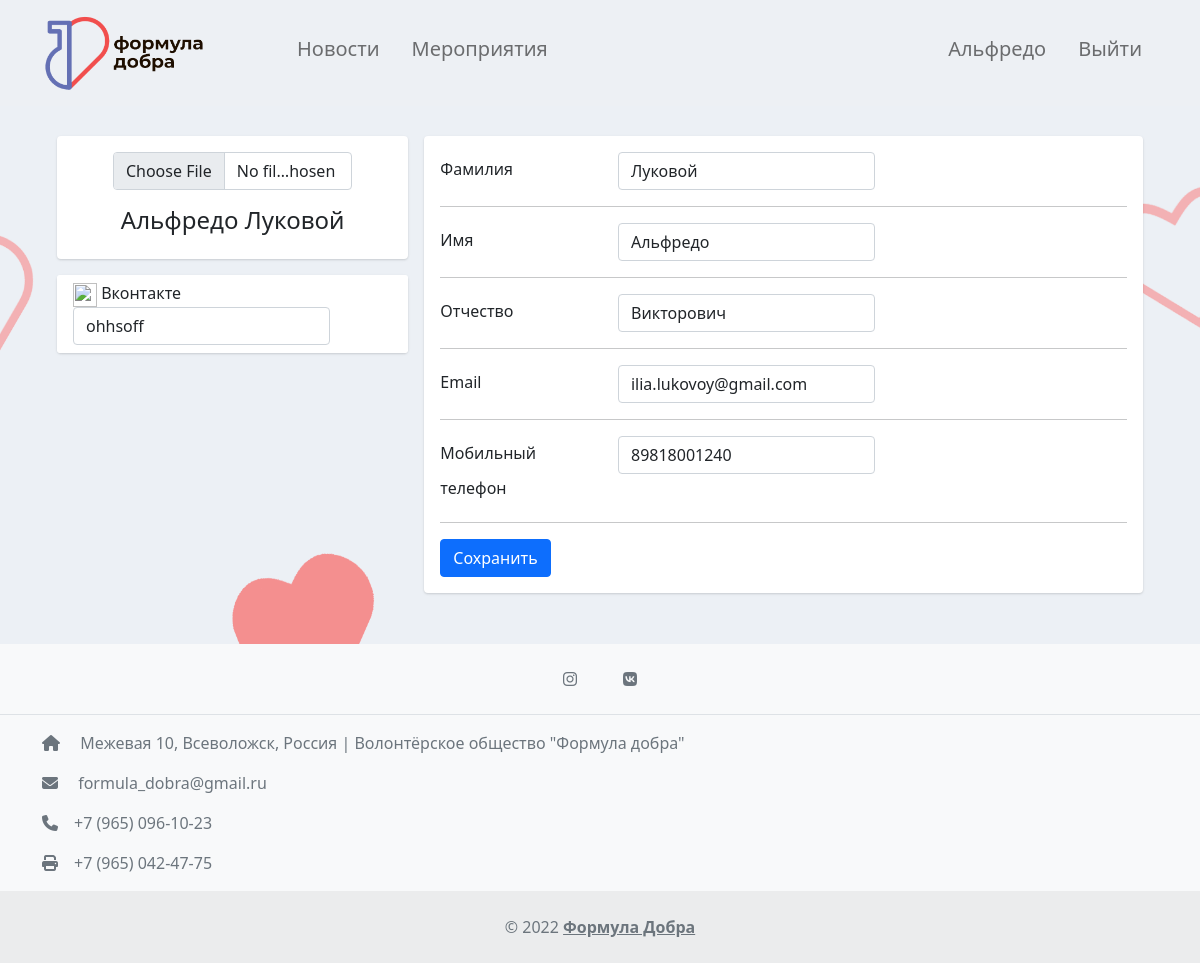
/profile/update/1/ (signed in), run on an earlier commit of the app's database.
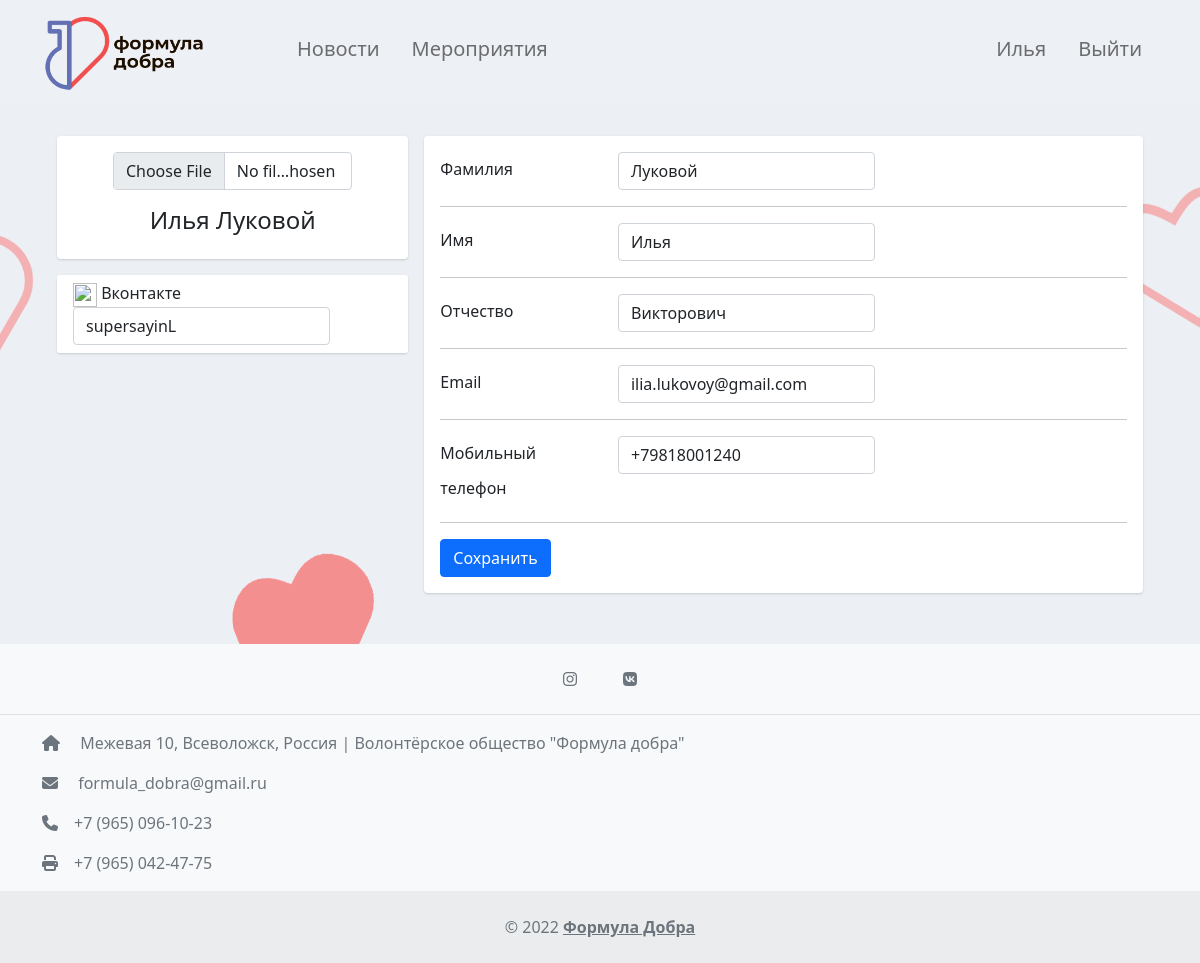
And on a later commit of the database.
### accounts/models.py (models this page shows, shortened)
class CustomUser(AbstractBaseUser, PermissionsMixin):
    first_name = models.CharField(max_length=50, blank=True, null=True, verbose_name='Имя')
    last_name = models.CharField(max_length=50, blank=True, null=True, verbose_name='Фамилия')
    patronymic = models.CharField(max_length=50, blank=True, null=True, verbose_name='Отчество')
    phone = models.CharField(max_length=50, blank=True, null=True,default='', verbose_name='Номер телефона')
    vk_link = models.CharField(max_length=200, blank=True, null=True,default='', verbose_name='Ссылка на профиль VK')
    email = models.EmailField(_('email address'), unique=True)
    is_staff = models.BooleanField(default=False, verbose_name='Модератор?')
    is_active = models.BooleanField(default=True, verbose_name='Активный?')
    date_joined = models.DateTimeField(default=timezone.now)
    avatar = models.ImageField(upload_to='photos/avatar/%Y/%m/%d', blank=True, verbose_name='Аватар')
    USERNAME_FIELD = 'email'
    REQUIRED_FIELDS = []
    objects = CustomUserManager()
    class Meta:
        verbose_name = 'Пользователи'
        verbose_name_plural = 'Пользователи'

### accounts/views.py (the view)
# urls.py: path('profile/update/<int:id>/', profile_update, name='profile_update')
def profile_update(request,id):
    try:
        form = CustomUser.objects.get(id=id)
        if request.method == 'POST':
            form.first_name = request.POST.get('first_name')
            form.last_name = request.POST.get('last_name')
            form.patronymic = request.POST.get('patronymic')
            form.email = request.POST.get('email')
            form.phone = request.POST.get('phone')
            form.vk_link = request.POST.get('vk_link')
            form.avatar = request.FILES.get('avatar')
            form.save()
            return HttpResponseRedirect("/profile")
        else:
            return render(request, 'accounts/profile_update.html', {"form": form})
    except CustomUser.DoesNotExist:
        return HttpResponseNotFound("<h2>Person not found</h2>")

### templates/accounts/profile_update.html (shortened to what the changed rows need)
{% extends 'base.html' %}
{% block content %}
    {% if request.user.is_authenticated %}
        <form method="POST" enctype="multipart/form-data">
<div class="container">
    <div class="main-body" style="padding-top: 30px">
          <div class="row gutters-sm">
            <div class="col-md-4 mb-3">
              <div class="card">
                <div class="card-body">
                  <div class="d-flex flex-column align-items-center text-center">
                      <div class="col-sm-9 text-secondary">
                            <input class="form-control" type="file" name="avatar" value="{{form.avatar}}">
                    </div>
                    <div class="mt-3">
                      <h4>{{ user.first_name }} {{ user.last_name }}</h4>
                    </div>
                  </div>
                </div>
              </div>
              <div class="card mt-3">
                <ul class="list-group list-group-flush">
                  <li class="list-group-item d-flex justify-content-between align-items-center flex-wrap">
                    <h6 class="mb-0"><img src="https://upload.wikimedia.org/wikipedia/commons/2/21/VK.com-logo.svg" width="24" height="24" viewBox="0 0 24 24" fill="none" stroke="currentColor" stroke-width="2" stroke-linecap="round" stroke-linejoin="round" class="feather feather-globe mr-2 icon-inline" alt=""> Вконтакте</h6>
                    <label>
                            <input type="text" class="form-control" name="vk_link" value="{{form.vk_link}}" />
                        </label>
                  </li>
                </ul>
              </div>
            </div>
            <div class="col-md-8">
              <div class="card mb-3">
                <div class="card-body">
                  <div class="row">
                    <div class="col-sm-3">
                      <h6 class="mb-0 " style="line-height:35px">Фамилия</h6>
                    </div>
                    <div class="col-sm-9 text-secondary">
                        <label>
                            <input class="form-control" type="text" name="last_name" value="{{form.last_name}}" />
                        </label>
                    </div>
                  </div>
                    <hr>
                  <div class="row">
                    <div class="col-sm-3">
                      <h6 class="mb-0 " style="line-height:35px">Имя</h6>
                    </div>
                    <div class="col-sm-9 text-secondary">
                      <label>
                            <input type="text" class="form-control" name="first_name" value="{{form.first_name}}" />
                        </label>
                    </div>
                  </div>
                    <hr>
                  <div class="row">
                    <div class="col-sm-3">
                      <h6 class="mb-0" style="line-height:35px">Отчество</h6>
                    </div>
                    <div class="col-sm-9 text-secondary">
                       <label>
                            <input type="text" class="form-control" name="patronymic" value="{{form.patronymic}}" />
                        </label>
                    </div>
                  </div>
                  <hr>
                  <div class="row">
                    <div class="col-sm-3">
                      <h6 class="mb-0" style="line-height:35px">Email</h6>
                    </div>
                    <div class="col-sm-9 text-secondary">
                        <label>
                            <input type="text" class="form-control" name="email" value="{{form.email}}" />
                        </label>
                    </div>
                  </div>
                  <hr>
                  <div class="row">
                    <div class="col-sm-3">
                      <h6 class="mb-0" style="line-height:35px">Мобильный телефон</h6>
                    </div>
                    <div class="col-sm-9 text-secondary">
                      <label>
                            <input type="text" class="form-control" name="phone" value="{{form.phone}}" />
                        </label>
                    </div>
                  </div>
                  <hr>
                  <div class="row">
                    <div class="col-sm-12">
                      <button class="btn btn-primary " type="submit" href="">Сохранить</button>
                    </div>
                  </div>
                </div>
              </div>
            </div>
          </div>
        </div>
    </div>
        </form>
    {% endif %}
{% endblock %}

### templates/base.html (shortened to what this page needs)
{% load static %}
<!doctype html>
<html lang="en">
  <head>
    <link href="https://cdn.jsdelivr.net/npm/bootstrap@5.1.3/dist/css/bootstrap.min.css" rel="stylesheet">
  </head>
  <body>
    <nav class="navbar navbar-expand-lg navbar-light " style="background-color: #edf0f4;">
    <div class="container">
        <a  class="navbar-brand" href="/"><img class="bi me-2" width="165" height="80" role="img" aria-label="Bootstrap" src ="{% static 'navlogo.png' %}"></a>
        <div class="collapse navbar-collapse justify-content-start"  id="navbarSupportedContent">
                    <ul class="navbar-nav mr-auto " style="margin-left: 50px">
                            <li class="nav-item "><a href="{% url 'news' %}" class="nav-link px-3  link-dark h5">Новости</a></li>
                            <li class="nav-item "><a href="{% url 'events' %}" class="nav-link px-3 link-dark h5">Мероприятия</a></li>
                    </ul>
        </div>
        <div class="collapse navbar-collapse justify-content-end"  id="navbarSupportedContent">
                    <ul class="navbar-nav mr-auto " >
                        {% if request.user.is_authenticated %}
                        <li class="nav-item " >
                                 <a href="{% url 'profile' %}" class="nav-link px-3  link-dark h5 ">{{ user.first_name }}</a>
                             </li>
                           <li class="nav-item ">
                                <a href="{% url 'logout' %}" class="nav-link px-3  link-dark h5">Выйти</a>
                            </li>
                        {% endif %}
                    </ul>
        </div>
        </div>
    </nav>
        <div class="bg-image" style="background: url({% static 'backgroung.png' %}) repeat-y top center; background-size: 100% auto;padding-bottom: 20px">
        {% block content %}{% endblock %}
        </div>
        <footer class="text-center text-lg-start bg-light text-muted">
  <section
    class="d-flex justify-content-center justify-content-lg-center p-3 border-bottom"
  >
    <div>
      <a href="https://instagram.com/formula_dobra_47" target="_blank" class="btn btn-social mx-2 text-reset">
        <i class="fab fa-instagram"></i>
      </a>
      <a href="https://vk.com/formula_dobra_47" target="_blank" class="btn btn-social mx-2 text-reset">
        <i class="fab fa-vk"></i>
      </a>
    </div>
  </section>
  <section class="">
    <div class="container text-center text-md-start mt-6">
      <div class="row mt-3">
        <div class="row-md-4 row-lg-3 row-xl-3 mx-auto mb-md-0 mb-4">
          <p><i class="fas fa-home me-3"></i> Межевая 10, Всеволожск, Россия | Волонтёрское общество "Формула добра"</p>
          <p>
            <i class="fas fa-envelope me-3"></i>
            formula_dobra@gmail.ru
          </p>
          <p><i class="fas fa-phone me-3"></i>+7 (965) 096-10-23</p>
          <p><i class="fas fa-print me-3"></i>+7 (965) 042-47-75</p>
        </div>
      </div>
    </div>
  </section>
  <div class="text-center p-4" style="background-color: rgba(0, 0, 0, 0.05);">
    ©
<a class="text-reset fw-bold" href="">Формула Добра</a>
  </div>
</footer>
  </body>
</html>

What changed in the data, as far as the page shows it:
changed CustomUser "Луковой": first_name "Альфредо" → "Илья"; vk_link "ohhsoff" → "supersayinL"; phone "89818001240" → "+79818001240"
